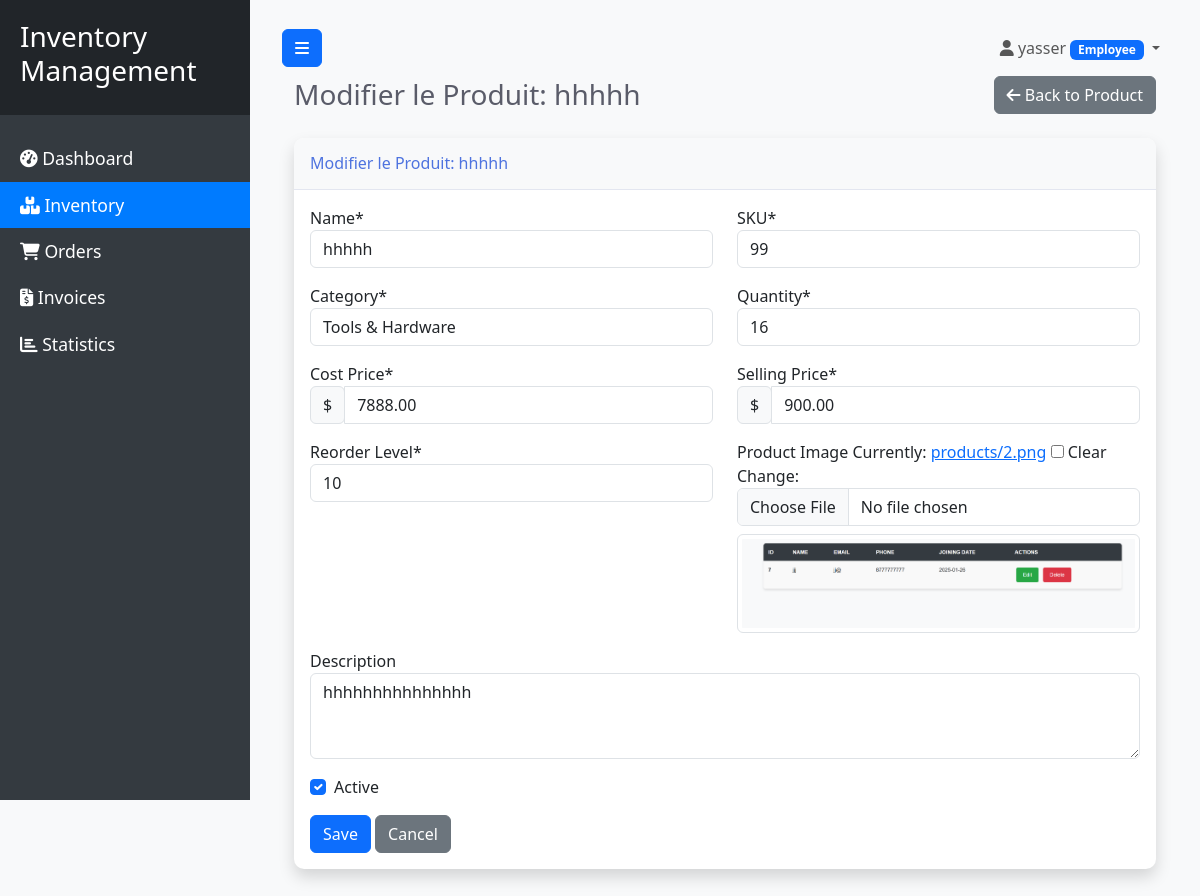
The app's page /inventory/products/2/update/ (signed in) with its own data.
### users/models.py (models this page shows, shortened)
class User(AbstractUser):
    class Role(models.TextChoices):
        ADMIN = 'ADMIN', _('Admin')
        EMPLOYEE = 'EMPLOYEE', _('Employee')
        CLIENT = 'CLIENT', _('Client')
    role = models.CharField(
        max_length=10,
        choices=Role.choices,
        default=Role.EMPLOYEE,
        verbose_name=_('Role')
    )
    phone = models.CharField(max_length=15, blank=True, null=True, verbose_name=_('Phone Number'))
    profile_pic = models.ImageField(upload_to='profile_pics', default='default.png', verbose_name=_('Profile Picture'))
    address = models.TextField(blank=True, null=True, verbose_name=_('Address'))
    created_at = models.DateTimeField(auto_now_add=True, verbose_name=_('Created At'))
    updated_at = models.DateTimeField(auto_now=True, verbose_name=_('Updated At'))
    class Meta:
        verbose_name = _('User')
        verbose_name_plural = _('Users')

### inventory/models.py (models this page shows, shortened)
class Product(models.Model):
    name = models.CharField(max_length=100, verbose_name=_('Name'))
    sku = models.CharField(max_length=20, unique=True, verbose_name=_('SKU'))
    category = models.ForeignKey(Category, on_delete=models.CASCADE, related_name='products', verbose_name=_('Category'))
    description = models.TextField(blank=True, null=True, verbose_name=_('Description'))
    quantity = models.PositiveIntegerField(default=0, verbose_name=_('Quantity'))
    cost_price = models.DecimalField(max_digits=10, decimal_places=2, verbose_name=_('Cost Price'))
    selling_price = models.DecimalField(max_digits=10, decimal_places=2, verbose_name=_('Selling Price'))
    reorder_level = models.PositiveIntegerField(default=10, verbose_name=_('Reorder Level'))
    image = models.ImageField(upload_to='products/', blank=True, null=True, verbose_name=_('Image'))
    is_active = models.BooleanField(default=True, verbose_name=_('Active'))
    created_at = models.DateTimeField(auto_now_add=True)
    updated_at = models.DateTimeField(auto_now=True)
    class Meta:
        verbose_name = _('Product')
        verbose_name_plural = _('Products')
        ordering = ['name']

### inventory/views.py (the view)
# urls.py: path('products/<int:pk>/update/', views.product_update, name='product-update'),
@login_required
@employee_required
def product_update(request, pk):
    product = get_object_or_404(Product, pk=pk)
    original_quantity = product.quantity
    if request.method == 'POST':
        form = ProductForm(request.POST, request.FILES, instance=product)
        if form.is_valid():
            new_quantity = form.cleaned_data['quantity']
            product = form.save()
            if new_quantity != original_quantity:
                if new_quantity > original_quantity:
                    movement_type = StockMovement.MOVEMENT_IN
                    quantity = new_quantity - original_quantity
                else:
                    movement_type = StockMovement.MOVEMENT_OUT
                    quantity = original_quantity - new_quantity
                StockMovement.objects.create(
                    product=product,
                    movement_type=movement_type,
                    quantity=quantity,
                    reference='Ajustement Manuel',
                    created_by=request.user
                )
            messages.success(request, f'Le produit "{product.name}" a été mis à jour avec succès.')
            return redirect('product-detail', pk=product.pk)
    else:
        form = ProductForm(instance=product)
    context = {
        'form': form,
        'product': product,
        'title': f'Modifier le Produit: {product.name}'
    }
    return render(request, 'inventory/product_form.html', context)

### inventory/forms.py
class ProductForm(forms.ModelForm):
    class Meta:
        model = Product
        fields = ['name', 'sku', 'category', 'description', 'cost_price',
                  'selling_price', 'quantity', 'reorder_level', 'image', 'is_active']
        widgets = {
            'description': forms.Textarea(attrs={'rows': 3})
        }
    def __init__(self, *args, **kwargs):
        super().__init__(*args, **kwargs)
        for field in self.fields.values():
            field.widget.attrs['class'] = 'form-control'
        self.fields['is_active'].widget.attrs['class'] = 'form-check-input'

### inventory/models.py (called while the page is built)
    def __str__(self):
        return self.name

### templates/inventory/product_form.html (shortened to what this page needs)
{% extends 'base.html' %}
{% block content %}
<div class="container-fluid">
    <div class="d-sm-flex align-items-center justify-content-between mb-4">
        <h1 class="h3 mb-0 text-gray-800">{{ title }}</h1>
        {% if product %}
        <a href="{% url 'product-detail' product.id %}" class="btn btn-secondary">
            <i class="fas fa-arrow-left"></i> Back to Product
        </a>
        {% else %}
        <a href="{% url 'product-list' %}" class="btn btn-secondary">
            <i class="fas fa-arrow-left"></i> Back to List
        </a>
        {% endif %}
    </div>
    <div class="row">
        <div class="col-lg-12">
            <div class="card shadow mb-4">
                <div class="card-header py-3">
                    <h6 class="m-0 font-weight-bold text-primary">{{ title }}</h6>
                </div>
                <div class="card-body">
                    <form method="post" enctype="multipart/form-data">
                        <div class="row">
                            <div class="col-md-6 mb-3">
                                <label for="{{ form.name.id_for_label }}">Name*</label>
                                {{ form.name }}
                            </div>
                            <div class="col-md-6 mb-3">
                                <label for="{{ form.sku.id_for_label }}">SKU*</label>
                                {{ form.sku }}
                            </div>
                        </div>
                        <div class="row">
                            <div class="col-md-6 mb-3">
                                <label for="{{ form.category.id_for_label }}">Category*</label>
                                {{ form.category }}
                            </div>
                            <div class="col-md-6 mb-3">
                                <label for="{{ form.quantity.id_for_label }}">Quantity*</label>
                                {{ form.quantity }}
                            </div>
                        </div>
                        <div class="row">
                            <div class="col-md-6 mb-3">
                                <label for="{{ form.cost_price.id_for_label }}">Cost Price*</label>
                                <div class="input-group">
                                    <div class="input-group-prepend">
                                        <span class="input-group-text">$</span>
                                    </div>
                                    {{ form.cost_price }}
                                </div>
                            </div>
                            <div class="col-md-6 mb-3">
                                <label for="{{ form.selling_price.id_for_label }}">Selling Price*</label>
                                <div class="input-group">
                                    <div class="input-group-prepend">
                                        <span class="input-group-text">$</span>
                                    </div>
                                    {{ form.selling_price }}
                                </div>
                            </div>
                        </div>
                        <div class="row">
                            <div class="col-md-6 mb-3">
                                <label for="{{ form.reorder_level.id_for_label }}">Reorder Level*</label>
                                {{ form.reorder_level }}
                            </div>
                            <div class="col-md-6 mb-3">
                                <label for="{{ form.image.id_for_label }}">Product Image</label>
                                {{ form.image }}
                                {% if product and product.image %}
                                <div class="mt-2">
                                    <img src="{{ product.image.url }}" class="img-thumbnail" style="max-height: 100px;" alt="{{ product.name }}">
                                </div>
                                {% endif %}
                            </div>
                        </div>
                        <div class="mb-3">
                            <label for="{{ form.description.id_for_label }}">Description</label>
                            {{ form.description }}
                        </div>
                        <div class="mb-3 form-check">
                            {{ form.is_active }}
                            <label class="form-check-label" for="{{ form.is_active.id_for_label }}">Active</label>
                        </div>
                        <button type="submit" class="btn btn-primary">Save</button>
                        {% if product %}
                        <a href="{% url 'product-detail' product.id %}" class="btn btn-secondary">Cancel</a>
                        {% else %}
                        <a href="{% url 'product-list' %}" class="btn btn-secondary">Cancel</a>
                        {% endif %}
                    </form>
                </div>
            </div>
        </div>
    </div>
</div>
{% endblock %}

### templates/base.html (shortened to what this page needs)
<!DOCTYPE html>
<html>
<head>
    <link href="https://cdn.jsdelivr.net/npm/bootstrap@5.3.2/dist/css/bootstrap.min.css" rel="stylesheet">
    <link rel="stylesheet" href="https://cdnjs.cloudflare.com/ajax/libs/font-awesome/6.4.2/css/all.min.css">
    {% load static %}
    <link rel="stylesheet" href="{% static 'css/style.css' %}">
</head>
<body>
    <div class="wrapper">
        <nav id="sidebar">
            <div class="sidebar-header">
                <h3>Inventory<br>Management</h3>
            </div>
            <ul class="list-unstyled components">
                <li class="{% if '/' == request.path or '/dashboard/' in request.path %}active{% endif %}">
                    <a href="{% url 'dashboard' %}">
                        <i class="fas fa-tachometer-alt"></i> Dashboard
                    </a>
                </li>
                {% if request.user.role == 'EMPLOYEE' or request.user.role == 'ADMIN' %}
                <li class="{% if '/inventory/' in request.path %}active{% endif %}">
                    <a href="{% url 'inventory-list' %}">
                        <i class="fas fa-boxes"></i> Inventory
                    </a>
                </li>
                <li class="{% if '/orders/' in request.path %}active{% endif %}">
                    <a href="{% url 'orders-list' %}">
                        <i class="fas fa-shopping-cart"></i> Orders
                    </a>
                </li>
                <li class="{% if '/invoices/' in request.path %}active{% endif %}">
                    <a href="{% url 'invoices-list' %}">
                        <i class="fas fa-file-invoice-dollar"></i> Invoices
                    </a>
                </li>
                <li class="{% if '/statistics/' in request.path %}active{% endif %}">
                    <a href="{% url 'statistics' %}">
                        <i class="fas fa-chart-bar"></i> Statistics
                    </a>
                </li>
                {% endif %}
            </ul>
        </nav>
        <div id="content">
            <nav class="navbar navbar-expand-lg navbar-light bg-light">
                <div class="container-fluid">
                    <button type="button" id="sidebarCollapse" class="btn btn-primary">
                        <i class="fas fa-bars"></i>
                    </button>
                    <div class="collapse navbar-collapse" id="navbarSupportedContent">
                        <ul class="nav navbar-nav ms-auto">
                            <li class="nav-item dropdown">
                                <a class="nav-link dropdown-toggle" href="#" id="navbarDropdown" role="button" data-bs-toggle="dropdown" aria-expanded="false">
                                    <i class="fas fa-user"></i> {{ request.user.username }}
                                    {% if request.user.role == 'ADMIN' %}
                                    <span class="badge bg-danger">Admin</span>
                                    {% elif request.user.role == 'EMPLOYEE' %}
                                    <span class="badge bg-primary">Employee</span>
                                    {% else %}
                                    <span class="badge bg-secondary">Client</span>
                                    {% endif %}
                                </a>
                            </li>
                        </ul>
                    </div>
                </div>
            </nav>
            <div class="container-fluid">
                {% block content %}{% endblock %}
            </div>
        </div>
    </div>
</body>
</html>

### static/css/style.css (style rules this page uses)
body { font-family: 'Segoe UI', Arial, sans-serif; background: #f8f9fa; }
.wrapper { display: flex; width: 100%; align-items: stretch; }
#sidebar { min-width: 250px; max-width: 250px; background: #343a40; color: #fff; transition: all 0.3s; height: 100vh; position: sticky; top: 0; }
#sidebar .sidebar-header { padding: 20px; background: #212529; }
#sidebar ul.components { padding: 20px 0; }
#sidebar ul li a { padding: 10px 20px; font-size: 1.1em; display: block; color: #fff; text-decoration: none; transition: all 0.3s; }
#sidebar ul li.active > a, a[aria-expanded="true"] { color: #fff; background: #007bff; }
#content { width: 100%; padding: 20px; min-height: 100vh; transition: all 0.3s; }
.card { border: none; border-radius: 10px; box-shadow: 0 0.15rem 1.75rem 0 rgba(58, 59, 69, 0.15); margin-bottom: 20px; }
.card-header { background-color: #f8f9fa; border-bottom: 1px solid #e3e6f0; border-top-left-radius: 10px !important; border-top-right-radius: 10px !important; }
.text-primary { color: #4e73df !important; }
.text-gray-800 { color: #5a5c69 !important; }

### records on screen
User: user.username "yasser"
Product: name "hhhhh", sku "99", category "Tools & Hardware", quantity "16", cost_price "7888.00", selling_price "900.00", reorder_level "10", image (picture), description "hhhhhhhhhhhhhhh", is_active "☑"

### other values on screen
{{ title }} "Modifier le Produit: hhhhh"
